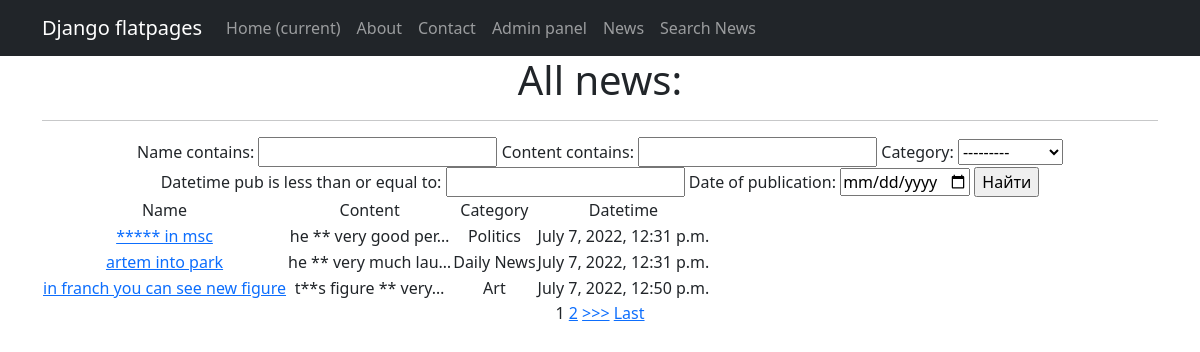
The app's page /news/search/ with its own data.
### News_feed_view/models.py (models this page shows, shortened)
class News(models.Model):
    name = models.CharField(
        max_length=124,
        unique=True
    )
    content = models.TextField()
    category = models.ForeignKey(
        to = 'Category',
        on_delete=models.CASCADE,
        related_name='news'
    )
    datetime_pub = models.DateField(auto_now=True)

class Category(models.Model):
    name = models.CharField(max_length=100, unique=True)
    def __str__(self):
        return self.name.title()

### News_feed_view/views.py (the view)
# urls.py: path('search/', SearchNews.as_view()),
class SearchNews(ListView):
    model = News
    template_name = 'search.html'
    context_object_name = 'search_news'
    ordering = ['datetime_pub']
    paginate_by = 3
    def get_context_data(self, **kwargs):
        context = super().get_context_data(**kwargs)
        context['filter'] = NewsFilter(self.request.GET, queryset=self.get_queryset())
        return context
    def get_queryset(self):
        queryset = super().get_queryset()
        return NewsFilter(self.request.GET, queryset=queryset).qs

### News_feed_view/templatetags/custom_filters.py (called while the page is built)
@register.filter()
def censor(value):
    for _ in range(len(wrong_words)):
        value = value.lower().replace(wrong_words[_].lower(), len(wrong_words[_]) * "*")
    return f'{value}'

### templates/search.html (shortened to what this page needs)
{% extends 'flatpages/default.html' %}
{% load custom_filters %}
{% block content %}
<h1>All news: </h1>
<hr>
<form method="get">
    {{ filter.form }}
    <label for="date">Date of publication:</label>
    <input type="date" id="date" name="datetime_pub"
           value="2018-07-22__gte"
           min="2018-01-01" max="2022-12-31">
    <input type="submit" value = "Найти">
</form>
<table>
    <tr>
        <td> Name </td>
        <td> Content </td>
        <td> Category </td>
        <td> Datetime </td>
    </tr>
    {% for i in search_news %}
        <tr>
            <td> <a href= {{i.id}} >{{ i.name|censor }}</a></td>
            <td> {{ i.content|truncatechars:20|censor }} </td>
            <td> {{ i.category }} </td>
            <td> {{ i.datetime_pub }} </td>
        </tr>
    {% empty %}
        <li> Sorry, that list is empty </li>
    {% endfor %}
</table>
{% if is_paginated %}
    {% for num in page_obj.paginator.page_range %}
        {% if page_obj.number == num %}
            <a>{{ num }}</a>
        {% elif num > page_obj.number|add:'-3' and num < page_obj.number|add:'3' %}
            <a href="?page={{ num }}">{{ num }}</a>
        {% endif %}
    {% endfor %}
    {% if page_obj.has_next %}
        <a href="?page={{ page_obj.next_page_number }}">>>></a>
        <a href="?page={{ page_obj.paginator.num_pages }}">Last</a>
    {% endif %}
{% endif %}
{% endblock content %}

### records on screen
News: name|censor "***** in msc", content|censor "he ** very good per…", category "Politics", datetime_pub "July 7, 2022, 12:31 p.m."
News: name|censor "artem into park", content|censor "he ** very much lau…", category "Daily News", datetime_pub "July 7, 2022, 12:31 p.m."
News: name|censor "in franch you can see new figure", content|censor "t**s figure ** very…", category "Art", datetime_pub "July 7, 2022, 12:50 p.m."

### other values on screen
{{ num }} "1"
{{ num }} "2"
